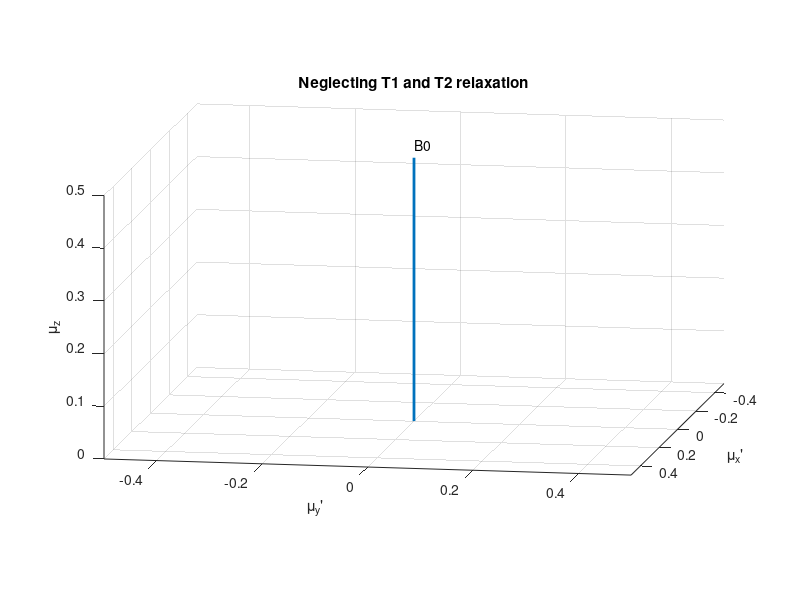

MATLAB code to generate this figure: (Note: this script raises an error after producing the figure.)
%%
%Question 3 part 4
clear all
close all

% video = VideoSetup('Q3_part4_vid_neglecting_relaxation');
% video.open();

noOfSteps = 500;
mu=0.5;
h=figure;
h0=subplot(1,1,1)
hold on;
axis equal;
view(100, 10);
xlabel('\mu_x''');
ylabel('\mu_y''');
zlabel('\mu_z');
xlim([-0.5 0.5]);
ylim([-0.5 0.5]);
zlim([0 0.5]);
grid on;

B0=[0 0 mu];
plot3([0 B0(1)], [0 B0(2)],...
     [0 B0(3)], 'Linestyle', '-', 'LineWidth', 2);
 
labelPosition=1.05*B0;
label='B0';
text(labelPosition(1),labelPosition(2),labelPosition(3),label);

% VideoAddFrame(video, h);
vecMu=mu.*[0 1 0];
w=0.05.*2.*pi;
rot_ang=(w.*noOfSteps)./17000;
title('Neglecting T1 and T2 relaxation')

for i=0:noOfSteps-1
    
    [vecMu(1),vecMu(2),vecMu(3)]=z_rotation(vecMu(1),vecMu(2),vecMu(3),rot_ang);
    
    hVecMu = plotSpin3(h0, vecMu)
    pause(0.0005);
%     VideoAddFrame(video, h);
end
% video.close();
 



%%
% video = VideoSetup('Q3_part4_vid_including_relaxation');
% video.open();

mu=0.5;
theta=pi./2;
phi=pi./2;

vecMu = mu*[cos(phi)*sin(theta) sin(phi)*sin(theta) cos(theta)]';
vecMu0=vecMu;

noOfSteps = 500;
w0=(2./3).*pi;
w=0.1.*w0;

h=figure;
h1=subplot(1,1,1)
hold on;
axis equal;
view(100, 10);
xlabel('\mu_x''');
ylabel('\mu_y''');
zlabel('\mu_z');
xlim([-0.5 0.5]);
ylim([-0.5 0.5]);
zlim([0 0.5]);
grid on;

T1=10;
T2=5;
t=linspace(0,3.*T1,noOfSteps);

B0=[0 0 mu];
plot3([0 B0(1)], [0 B0(2)],...
     [0 B0(3)], 'Linestyle', '-', 'LineWidth', 2);
hold on

labelPosition=1.05*B0;
label='B0';
text(labelPosition(1),labelPosition(2),labelPosition(3),label);
 
title('Including T1 and T2 relaxation')
% VideoAddFrame(video, h);

for i=0:noOfSteps-1
    
    hVecMu = plotSpin3(h1, vecMu);
    
    vecMu(1)=exp(-t(i+1)./T2).*((vecMu0(1).*cos(w.*t(i+1)))+(vecMu0(2).*sin(w.*t(i+1))));
    vecMu(2)=exp(-t(i+1)./T2).*((vecMu0(2).*cos(w.*t(i+1)))-(vecMu0(1).*sin(w.*t(i+1))));
    vecMu(3)=(vecMu0(3).*(exp(-t(i+1)./T1)))+mu.*(1-exp(-t(i+1)./T1));  
    
    pause(0.0005);
   
%     VideoAddFrame(video, h);
end
% video.close();